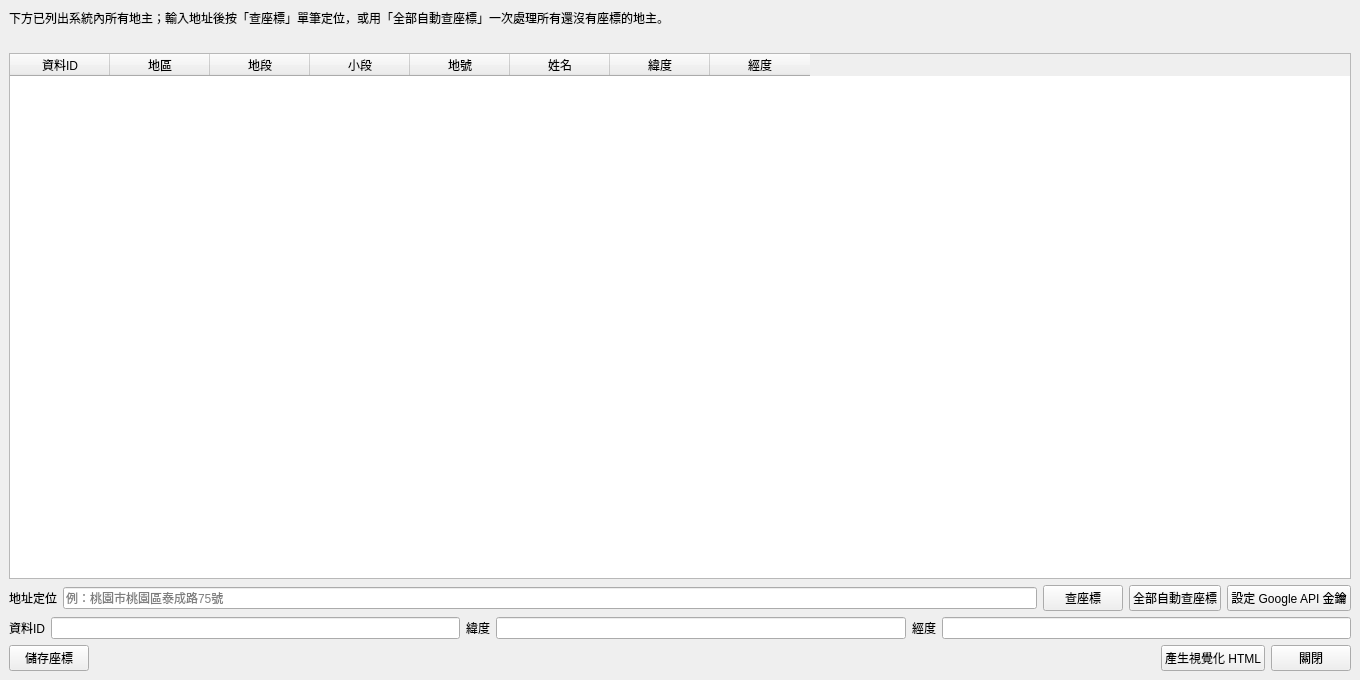
<?xml version="1.0" encoding="UTF-8"?>
<ui version="4.0">
 <class>mapLocationsDialogContent</class>
 <widget class="QWidget" name="mapLocationsDialogContent">
  <property name="geometry">
   <rect>
    <x>0</x>
    <y>0</y>
    <width>1360</width>
    <height>680</height>
   </rect>
  </property>
  <property name="windowTitle">
   <string>地圖與地號視覺化</string>
  </property>
  <property name="dialogSize" stdset="0">
   <size>
    <width>1360</width>
    <height>680</height>
   </size>
  </property>
  <layout class="QVBoxLayout" name="mapControlsLayout">
   <property name="spacing">
    <number>6</number>
   </property>
   <property name="leftMargin">
    <number>9</number>
   </property>
   <property name="topMargin">
    <number>9</number>
   </property>
   <property name="rightMargin">
    <number>9</number>
   </property>
   <property name="bottomMargin">
    <number>9</number>
   </property>
   <item>
    <widget class="QLabel" name="introLabel">
     <property name="text">
      <string>下方已列出系統內所有地主；輸入地址後按「查座標」單筆定位，或用「全部自動查座標」一次處理所有還沒有座標的地主。</string>
     </property>
    </widget>
   </item>
   <item>
    <widget class="QLabel" name="providerHintLabel">
     <property name="text">
      <string />
     </property>
    </widget>
   </item>
   <item>
    <widget class="TableWidget" name="locationsTable">
     <property name="selectionMode">
      <enum>QAbstractItemView::SingleSelection</enum>
     </property>
     <property name="selectionBehavior">
      <enum>QAbstractItemView::SelectRows</enum>
     </property>
     <column>
      <property name="text">
       <string>資料ID</string>
      </property>
     </column>
     <column>
      <property name="text">
       <string>地區</string>
      </property>
     </column>
     <column>
      <property name="text">
       <string>地段</string>
      </property>
     </column>
     <column>
      <property name="text">
       <string>小段</string>
      </property>
     </column>
     <column>
      <property name="text">
       <string>地號</string>
      </property>
     </column>
     <column>
      <property name="text">
       <string>姓名</string>
      </property>
     </column>
     <column>
      <property name="text">
       <string>緯度</string>
      </property>
     </column>
     <column>
      <property name="text">
       <string>經度</string>
      </property>
     </column>
    </widget>
   </item>
   <item>
    <layout class="QHBoxLayout" name="addressRow" stretch="0,1,0,0,0">
     <property name="spacing">
      <number>6</number>
     </property>
     <property name="leftMargin">
      <number>0</number>
     </property>
     <property name="topMargin">
      <number>0</number>
     </property>
     <property name="rightMargin">
      <number>0</number>
     </property>
     <property name="bottomMargin">
      <number>0</number>
     </property>
     <item>
      <widget class="QLabel" name="addressLabel">
       <property name="text">
        <string>地址定位</string>
       </property>
      </widget>
     </item>
     <item>
      <widget class="LineEdit" name="addressInput">
       <property name="placeholderText">
        <string>例：桃園市桃園區泰成路75號</string>
       </property>
      </widget>
     </item>
     <item>
      <widget class="PushButton" name="geocodeButton">
       <property name="text">
        <string>查座標</string>
       </property>
      </widget>
     </item>
     <item>
      <widget class="PushButton" name="batchGeocodeButton">
       <property name="text">
        <string>全部自動查座標</string>
       </property>
       <property name="toolTip">
        <string>依序查詢所有「有地址」但還沒有座標、以及先前自動查過（非手動輸入）的地主（沒有地址、只有地區/地段/地號的地主無法自動查詢，請補地址或手動輸入座標），外部服務有速率限制，資料多時會需要一段時間。</string>
       </property>
      </widget>
     </item>
     <item>
      <widget class="PushButton" name="googleKeyButton">
       <property name="text">
        <string>設定 Google API 金鑰</string>
       </property>
       <property name="toolTip">
        <string>設定 Google Maps Geocoding API 金鑰後，查座標會優先改用 Google（涵蓋較完整），留空可清除設定、改回使用免費的 Nominatim。</string>
       </property>
      </widget>
     </item>
    </layout>
   </item>
   <item>
    <layout class="QHBoxLayout" name="coordinateRow">
     <property name="spacing">
      <number>6</number>
     </property>
     <property name="leftMargin">
      <number>0</number>
     </property>
     <property name="topMargin">
      <number>0</number>
     </property>
     <property name="rightMargin">
      <number>0</number>
     </property>
     <property name="bottomMargin">
      <number>0</number>
     </property>
     <item>
      <widget class="QLabel" name="customerIdLabel">
       <property name="text">
        <string>資料ID</string>
       </property>
      </widget>
     </item>
     <item>
      <widget class="LineEdit" name="customerIdEdit" />
     </item>
     <item>
      <widget class="QLabel" name="latitudeLabel">
       <property name="text">
        <string>緯度</string>
       </property>
      </widget>
     </item>
     <item>
      <widget class="LineEdit" name="latitudeEdit" />
     </item>
     <item>
      <widget class="QLabel" name="longitudeLabel">
       <property name="text">
        <string>經度</string>
       </property>
      </widget>
     </item>
     <item>
      <widget class="LineEdit" name="longitudeEdit" />
     </item>
    </layout>
   </item>
   <item>
    <layout class="QHBoxLayout" name="buttonRow" stretch="0,1,0,0">
     <property name="spacing">
      <number>6</number>
     </property>
     <property name="leftMargin">
      <number>0</number>
     </property>
     <property name="topMargin">
      <number>0</number>
     </property>
     <property name="rightMargin">
      <number>0</number>
     </property>
     <property name="bottomMargin">
      <number>0</number>
     </property>
     <item>
      <widget class="PrimaryPushButton" name="saveButton">
       <property name="text">
        <string>儲存座標</string>
       </property>
      </widget>
     </item>
     <item>
      <spacer name="buttonRowSpacer">
       <property name="orientation">
        <enum>Qt::Horizontal</enum>
       </property>
       <property name="sizeHint" stdset="0">
        <size>
         <width>0</width>
         <height>0</height>
        </size>
       </property>
      </spacer>
     </item>
     <item>
      <widget class="PushButton" name="exportButton">
       <property name="text">
        <string>產生視覺化 HTML</string>
       </property>
      </widget>
     </item>
     <item>
      <widget class="PushButton" name="closeButton">
       <property name="text">
        <string>關閉</string>
       </property>
      </widget>
     </item>
    </layout>
   </item>
  </layout>
 </widget>
 <customwidgets>
 <customwidget>
  <class>LineEdit</class>
  <extends>QLineEdit</extends>
  <header>qfluentwidgets</header>
 </customwidget>
 <customwidget>
  <class>PrimaryPushButton</class>
  <extends>QPushButton</extends>
  <header>qfluentwidgets</header>
 </customwidget>
 <customwidget>
  <class>PushButton</class>
  <extends>QPushButton</extends>
  <header>qfluentwidgets</header>
 </customwidget>
 <customwidget>
  <class>TableWidget</class>
  <extends>QTableWidget</extends>
  <header>qfluentwidgets</header>
 </customwidget>
 </customwidgets>
 <resources />
 <connections />
</ui>
